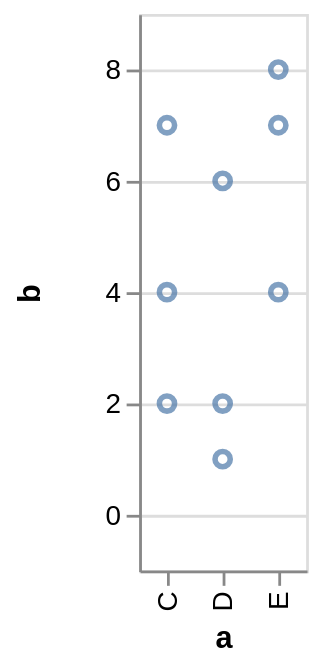

Source (Vega-Lite JSON):
### Vega specification from a JSON file in a GitHub repository (floating-point values rounded to 4 significant figures)
{"$schema": "https://vega.github.io/schema/vega/v4.json", "autosize": "pad", "padding": 5, "height": 200, "style": "cell", "data": [{"name": "source_0", "values": [{"a": "C", "b": 2}, {"a": "C", "b": 7}, {"a": "C", "b": 4}, {"a": "D", "b": 1}, {"a": "D", "b": 2}, {"a": "D", "b": 6}, {"a": "E", "b": 8}, {"a": "E", "b": 4}, {"a": "E", "b": 7}]}], "signals": [{"name": "plotname_x_step", "value": 20}, {"name": "width", "update": "bandspace(domain('plotname_x').length, 1, 0.5) * plotname_x_step"}], "marks": [{"name": "plotname_marks", "type": "symbol", "style": ["point"], "from": {"data": "source_0"}, "encode": {"update": {"opacity": {"value": 0.7}, "fill": [{"test": "datum[\"b\"] === null || isNaN(datum[\"b\"])", "value": null}, {"value": "transparent"}], "stroke": [{"test": "datum[\"b\"] === null || isNaN(datum[\"b\"])", "value": null}, {"value": "#4c78a8"}], "tooltip": {"signal": "{\"a\": ''+datum[\"a\"], \"b\": format(datum[\"b\"], \"\")}"}, "x": {"scale": "plotname_x", "field": "a"}, "y": {"scale": "plotname_y", "field": "b"}}}}], "scales": [{"name": "plotname_x", "type": "point", "domain": {"data": "source_0", "field": "a", "sort": true}, "range": {"step": {"signal": "plotname_x_step"}}, "padding": 0.5}, {"name": "plotname_y", "type": "linear", "domain": {"data": "source_0", "field": "b"}, "range": [{"signal": "height"}, 0], "nice": true, "zero": true, "padding": 5}], "axes": [{"scale": "plotname_x", "orient": "bottom", "grid": false, "title": "a", "labelAlign": "right", "labelAngle": 270, "labelBaseline": "middle", "zindex": 1}, {"scale": "plotname_y", "orient": "left", "grid": false, "title": "b", "labelOverlap": true, "tickCount": {"signal": "ceil(height/40)"}, "zindex": 1}, {"scale": "plotname_y", "orient": "left", "gridScale": "plotname_x", "grid": true, "tickCount": {"signal": "ceil(height/40)"}, "domain": false, "labels": false, "maxExtent": 0, "minExtent": 0, "ticks": false, "zindex": 0}], "config": {"axisY": {"minExtent": 30}}}
